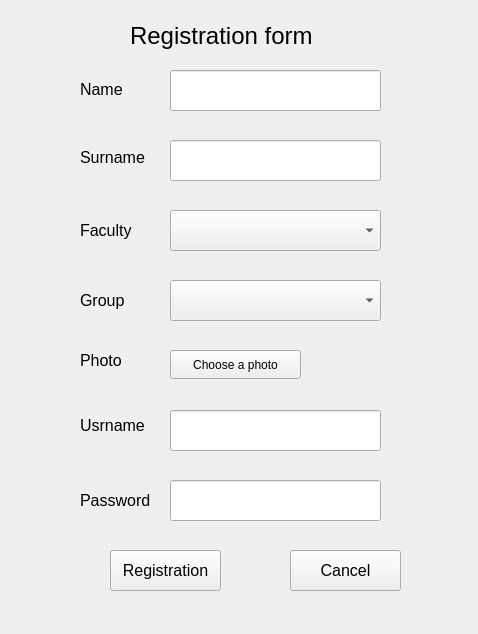
<?xml version="1.0" encoding="UTF-8"?>
<ui version="4.0">
 <class>RegistrationForm</class>
 <widget class="QWidget" name="RegistrationForm">
  <property name="geometry">
   <rect>
    <x>0</x>
    <y>0</y>
    <width>478</width>
    <height>634</height>
   </rect>
  </property>
  <property name="minimumSize">
   <size>
    <width>478</width>
    <height>634</height>
   </size>
  </property>
  <property name="maximumSize">
   <size>
    <width>478</width>
    <height>634</height>
   </size>
  </property>
  <property name="windowTitle">
   <string>Registration</string>
  </property>
  <widget class="QLabel" name="label">
   <property name="geometry">
    <rect>
     <x>130</x>
     <y>10</y>
     <width>241</width>
     <height>51</height>
    </rect>
   </property>
   <property name="font">
    <font>
     <pointsize>18</pointsize>
    </font>
   </property>
   <property name="text">
    <string>Registration form</string>
   </property>
  </widget>
  <widget class="QPushButton" name="regButton">
   <property name="geometry">
    <rect>
     <x>110</x>
     <y>550</y>
     <width>111</width>
     <height>41</height>
    </rect>
   </property>
   <property name="font">
    <font>
     <pointsize>12</pointsize>
    </font>
   </property>
   <property name="text">
    <string>Registration</string>
   </property>
  </widget>
  <widget class="QPushButton" name="pushButton_2">
   <property name="geometry">
    <rect>
     <x>290</x>
     <y>550</y>
     <width>111</width>
     <height>41</height>
    </rect>
   </property>
   <property name="font">
    <font>
     <pointsize>12</pointsize>
    </font>
   </property>
   <property name="text">
    <string>Cancel</string>
   </property>
  </widget>
  <widget class="QLineEdit" name="regLineName">
   <property name="geometry">
    <rect>
     <x>170</x>
     <y>70</y>
     <width>211</width>
     <height>41</height>
    </rect>
   </property>
   <property name="font">
    <font>
     <pointsize>12</pointsize>
    </font>
   </property>
  </widget>
  <widget class="QLineEdit" name="regLineSurname">
   <property name="geometry">
    <rect>
     <x>170</x>
     <y>140</y>
     <width>211</width>
     <height>41</height>
    </rect>
   </property>
   <property name="font">
    <font>
     <pointsize>12</pointsize>
    </font>
   </property>
  </widget>
  <widget class="QLineEdit" name="regLineUsername">
   <property name="geometry">
    <rect>
     <x>170</x>
     <y>410</y>
     <width>211</width>
     <height>41</height>
    </rect>
   </property>
   <property name="font">
    <font>
     <pointsize>12</pointsize>
    </font>
   </property>
  </widget>
  <widget class="QLineEdit" name="regLinePassword">
   <property name="geometry">
    <rect>
     <x>170</x>
     <y>480</y>
     <width>211</width>
     <height>41</height>
    </rect>
   </property>
   <property name="font">
    <font>
     <pointsize>12</pointsize>
    </font>
   </property>
  </widget>
  <widget class="QLabel" name="label_2">
   <property name="geometry">
    <rect>
     <x>80</x>
     <y>60</y>
     <width>71</width>
     <height>59</height>
    </rect>
   </property>
   <property name="font">
    <font>
     <pointsize>12</pointsize>
    </font>
   </property>
   <property name="text">
    <string>Name</string>
   </property>
  </widget>
  <widget class="QLabel" name="label_4">
   <property name="geometry">
    <rect>
     <x>80</x>
     <y>120</y>
     <width>81</width>
     <height>75</height>
    </rect>
   </property>
   <property name="font">
    <font>
     <pointsize>12</pointsize>
    </font>
   </property>
   <property name="text">
    <string>Surname</string>
   </property>
  </widget>
  <widget class="QLabel" name="label_5">
   <property name="geometry">
    <rect>
     <x>80</x>
     <y>210</y>
     <width>81</width>
     <height>41</height>
    </rect>
   </property>
   <property name="font">
    <font>
     <pointsize>12</pointsize>
    </font>
   </property>
   <property name="text">
    <string>Faculty</string>
   </property>
  </widget>
  <widget class="QLabel" name="label_7">
   <property name="geometry">
    <rect>
     <x>80</x>
     <y>280</y>
     <width>71</width>
     <height>41</height>
    </rect>
   </property>
   <property name="font">
    <font>
     <pointsize>12</pointsize>
    </font>
   </property>
   <property name="text">
    <string>Group</string>
   </property>
  </widget>
  <widget class="QLabel" name="label_3">
   <property name="geometry">
    <rect>
     <x>80</x>
     <y>480</y>
     <width>91</width>
     <height>41</height>
    </rect>
   </property>
   <property name="font">
    <font>
     <pointsize>12</pointsize>
    </font>
   </property>
   <property name="text">
    <string>Password</string>
   </property>
  </widget>
  <widget class="QLabel" name="label_6">
   <property name="geometry">
    <rect>
     <x>80</x>
     <y>400</y>
     <width>81</width>
     <height>51</height>
    </rect>
   </property>
   <property name="font">
    <font>
     <pointsize>12</pointsize>
    </font>
   </property>
   <property name="text">
    <string>Usrname</string>
   </property>
  </widget>
  <widget class="QComboBox" name="comboBox">
   <property name="geometry">
    <rect>
     <x>170</x>
     <y>280</y>
     <width>211</width>
     <height>41</height>
    </rect>
   </property>
  </widget>
  <widget class="QLabel" name="regPhotoLabel">
   <property name="geometry">
    <rect>
     <x>310</x>
     <y>350</y>
     <width>71</width>
     <height>41</height>
    </rect>
   </property>
   <property name="text">
    <string/>
   </property>
  </widget>
  <widget class="QPushButton" name="pushButton_4">
   <property name="geometry">
    <rect>
     <x>170</x>
     <y>350</y>
     <width>131</width>
     <height>29</height>
    </rect>
   </property>
   <property name="text">
    <string>Choose a photo</string>
   </property>
  </widget>
  <widget class="QLabel" name="label_8">
   <property name="geometry">
    <rect>
     <x>80</x>
     <y>350</y>
     <width>63</width>
     <height>20</height>
    </rect>
   </property>
   <property name="font">
    <font>
     <pointsize>12</pointsize>
    </font>
   </property>
   <property name="text">
    <string>Photo</string>
   </property>
  </widget>
  <widget class="QComboBox" name="comboBox2">
   <property name="geometry">
    <rect>
     <x>170</x>
     <y>210</y>
     <width>211</width>
     <height>41</height>
    </rect>
   </property>
  </widget>
 </widget>
 <resources/>
 <connections/>
</ui>
